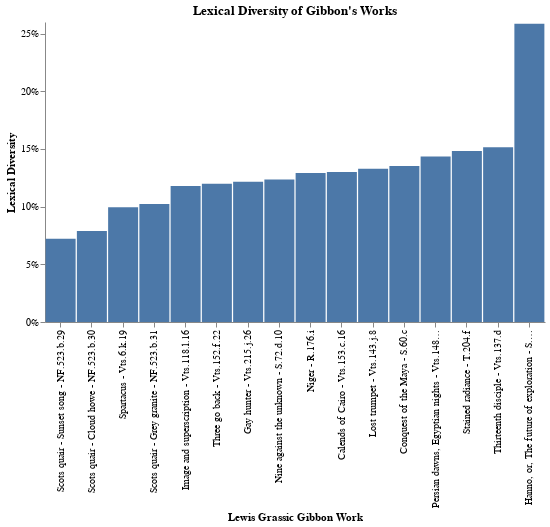

This figure's notebook cell:
### Markdown cell above
To make it easier to compare the lexical diversity scores, let's visualise them!

### Code cell
sorted_titles = list(df_lexdiv['title'])
sorted_lexdiv = list(df_lexdiv['lexicaldiversity'])
source = pd.DataFrame({
    'Title': sorted_titles,
    'Lexdiv': sorted_lexdiv
})

alt.Chart(source, title="Lexical Diversity of Gibbon's Works").mark_bar(size=30).encode(
    alt.X('Title', axis=alt.Axis(title='Lewis Grassic Gibbon Work'), type='nominal', sort=None),  # If sort unspecified, chart will sort x-axis values alphabetically
    alt.Y('Lexdiv', axis=alt.Axis(format='%', title='Lexical Diversity')),
    alt.Order(
      # Sort the segments of the bars by this field
      'Lexdiv',
      sort='ascending'
    )
).configure_axis(
    grid=False
).configure_view(
    strokeWidth=0
).properties(
    width=500
)

### Figure 1 — Vega-Lite specification as saved in the notebook (floating-point values rounded to 4 significant figures)
{"config": {"view": {"continuousWidth": 400, "continuousHeight": 300, "strokeWidth": 0}, "axis": {"grid": false}}, "data": {"name": "data-07f15ff8c56ac2c2fb41916bca3f182a"}, "mark": {"type": "bar", "size": 30}, "encoding": {"order": {"type": "quantitative", "field": "Lexdiv", "sort": "ascending"}, "x": {"type": "nominal", "axis": {"title": "Lewis Grassic Gibbon Work"}, "field": "Title", "sort": null}, "y": {"type": "quantitative", "axis": {"format": "%", "title": "Lexical Diversity"}, "field": "Lexdiv"}}, "title": "Lexical Diversity of Gibbon's Works", "width": 500, "$schema": "https://vega.github.io/schema/vega-lite/v4.8.1.json", "datasets": {"data-07f15ff8c56ac2c2fb41916bca3f182a": [{"Title": "Scots quair - Sunset song - NF.523.b.29", "Lexdiv": 0.07213}, {"Title": "Scots quair - Cloud howe - NF.523.b.30", "Lexdiv": 0.07888}, {"Title": "Spartacus - Vts.6.k.19 ", "Lexdiv": 0.09938}, {"Title": "Scots quair - Grey granite - NF.523.b.31", "Lexdiv": 0.1022}, {"Title": "Image and superscription - Vts.118.l.16", "Lexdiv": 0.1179}, {"Title": "Three go back - Vts.152.f.22", "Lexdiv": 0.1198}, {"Title": "Gay hunter - Vts.215.j.26", "Lexdiv": 0.1215}, {"Title": "Nine against the unknown - S.72.d.10", "Lexdiv": 0.1235}, {"Title": "Niger - R.176.i", "Lexdiv": 0.1292}, {"Title": "Calends of Cairo - Vts.153.c.16", "Lexdiv": 0.1301}, {"Title": "Lost trumpet - Vts.143.j.8", "Lexdiv": 0.1328}, {"Title": "Conquest of the Maya - S.60.c", "Lexdiv": 0.1352}, {"Title": "Persian dawns, Egyptian nights - Vts.148.d.8", "Lexdiv": 0.1434}, {"Title": "Stained radiance - T.204.f", "Lexdiv": 0.1481}, {"Title": "Thirteenth disciple - Vts.137.d", "Lexdiv": 0.1514}, {"Title": "Hanno, or, The future of exploration - S.114.j.21", "Lexdiv": 0.2586}]}}
